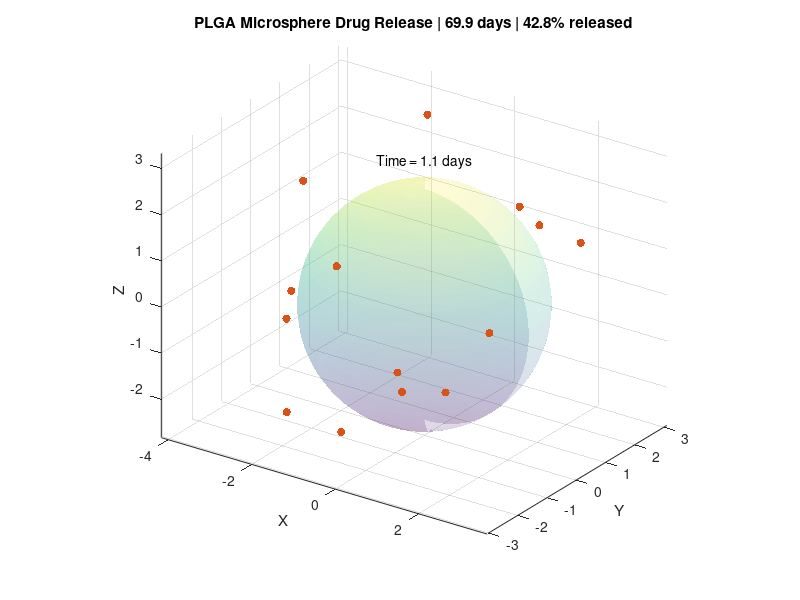

This chart was generated by the following MATLAB code:
clc;
clear;
close all;

%% Experimental drug/protein release data
time = [1.08 2.96 6.85 13.96 20.95 27.66 ...
        34.92 41.90 48.89 55.74 62.87 69.86];

release = [21.70 22.40 24.49 30.73 32.43 34.94 ...
           36.71 39.85 41.28 41.67 42.07 42.80];

%% Create 3D figure
figure('Color','w');
hold on;
axis equal;
grid on;
view(35,25);

xlabel('X');
ylabel('Y');
zlabel('Z');

title('3D Data-Driven Drug Release from PLGA Microsphere');

%% Create PLGA microsphere
[X,Y,Z] = sphere(50);

R = 2.5;

surf(R*X,R*Y,R*Z, ...
    'FaceAlpha',0.18, ...
    'EdgeColor','none');

%% Create protein particles
rng(10);

N = 80;

theta = 2*pi*rand(N,1);
phi = acos(2*rand(N,1)-1);
r = R*0.75*rand(N,1);

x = r.*sin(phi).*cos(theta);
y = r.*sin(phi).*sin(theta);
z = r.*cos(phi);

%% Plot protein particles inside microsphere
scatter3(x,y,z,35,'filled');

%% Create release particles outside
Nrelease = 40;

theta2 = 2*pi*rand(Nrelease,1);
phi2 = acos(2*rand(Nrelease,1)-1);

% Particles initially near microsphere surface
r2 = R + 0.15 + 1.2*rand(Nrelease,1);

xr = r2.*sin(phi2).*cos(theta2);
yr = r2.*sin(phi2).*sin(theta2);
zr = r2.*cos(phi2);

releasedParticles = scatter3(xr,yr,zr,35,'filled');

%% Initial release state
currentRelease = release(1);

numberVisible = round(Nrelease * currentRelease/100);

set(releasedParticles, ...
    'XData',xr(1:numberVisible), ...
    'YData',yr(1:numberVisible), ...
    'ZData',zr(1:numberVisible));

%% Display information
text(0,0,3.1, ...
    sprintf('Time = %.1f days',time(1)), ...
    'HorizontalAlignment','center');

text(0,0,-3.1, ...
    sprintf('Release = %.1f %%',release(1)), ...
    'HorizontalAlignment','center');

%% Animation
for k = 1:length(time)

    currentRelease = release(k);

    numberVisible = round(Nrelease * currentRelease/100);

    set(releasedParticles, ...
        'XData',xr(1:numberVisible), ...
        'YData',yr(1:numberVisible), ...
        'ZData',zr(1:numberVisible));

    title(sprintf( ...
        'PLGA Microsphere Drug Release | %.1f days | %.1f%% released', ...
        time(k),release(k)));

    drawnow;

    pause(0.6);
end

hold off;
